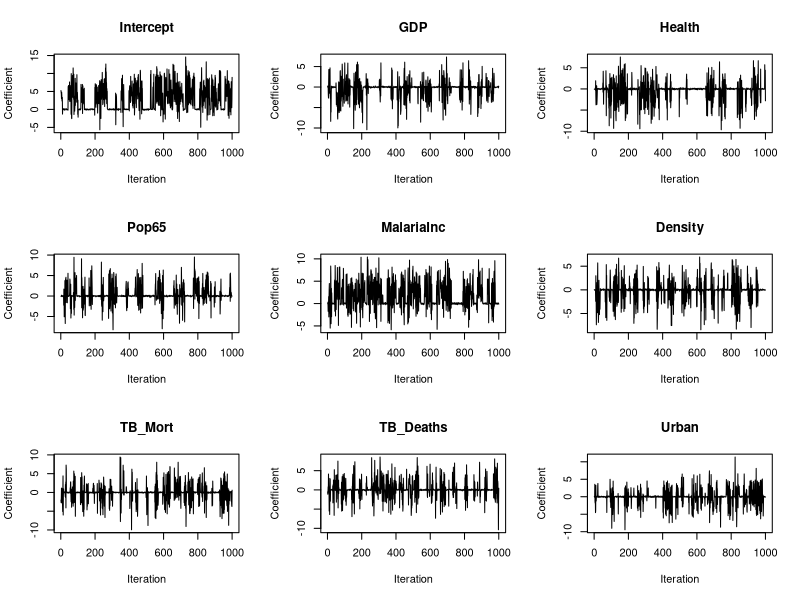
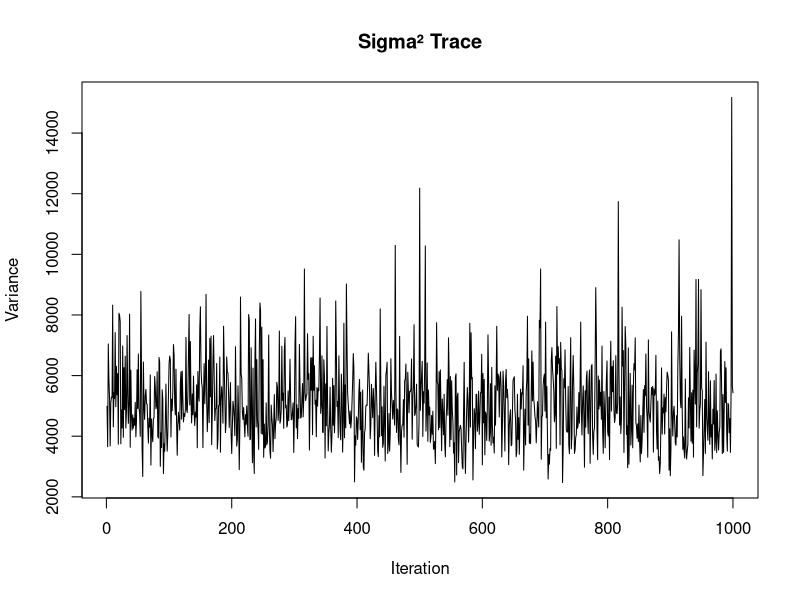
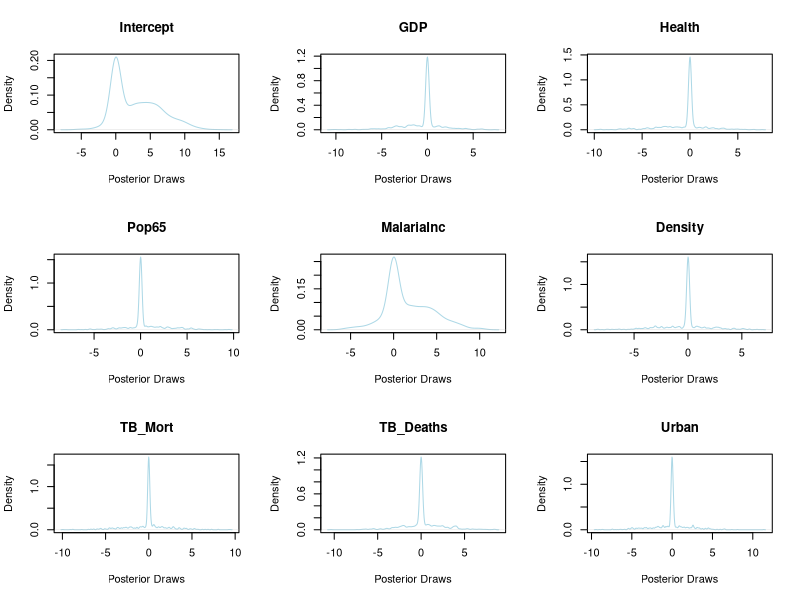
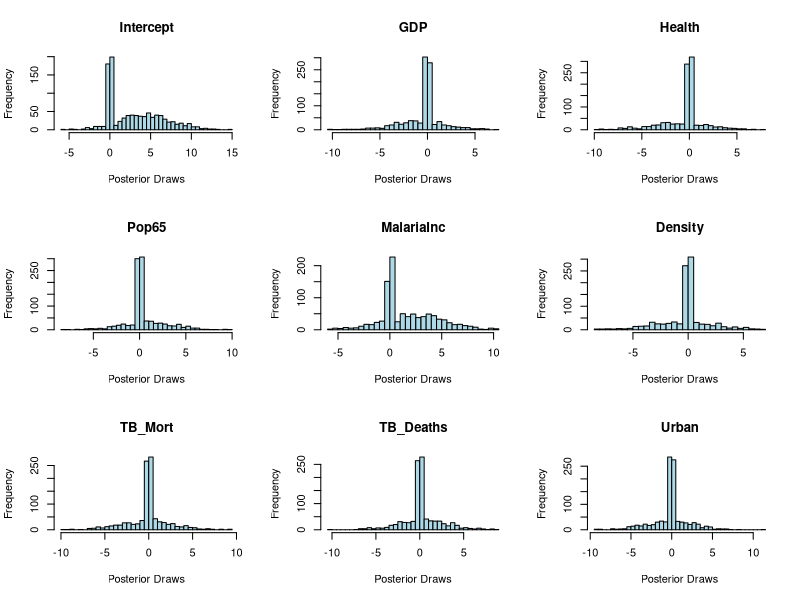
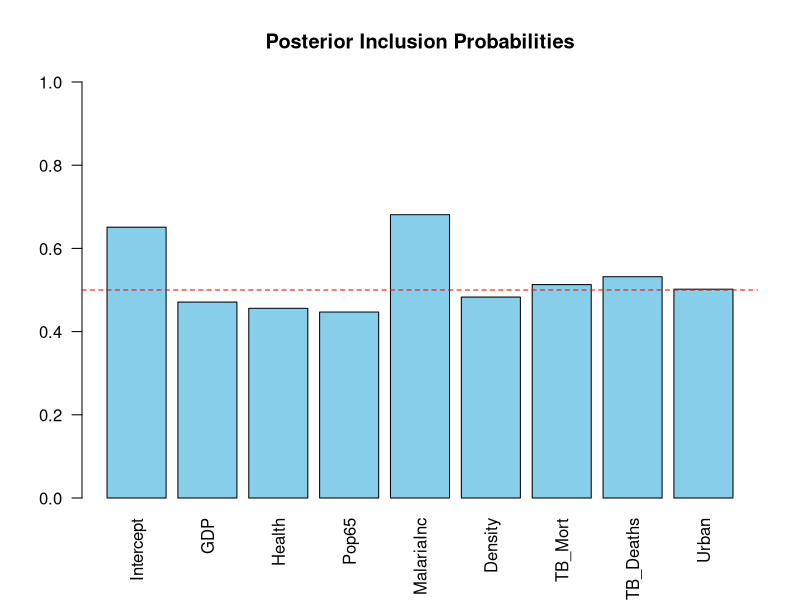

The R script that drew these images, in order:
## ----- 0.  House-keeping -------------------------------------------------
# we simply took those from the original script 
nsave <- 1000
nburn <- 1000
ntot  <- nsave + nburn        # total Gibbs draws

tau0 <- 0.01                  # SSVS hyper-pars
tau1 <- 10
s0   <- 0.01                  # IG(a,b) prior on σ²
S0   <- 0.01

## ---- read and build Y, X ----
dat <- read.csv("data/processed/final_table_avg.csv")

Y <- as.matrix(dat$Estimate.y)       # response: malaria mortality (38 × 1)

X <- cbind(1,                                   # intercept
           scale(dat$GDP.per.capita..PPP..constant.2021.international...),
           scale(dat$Current.health.expenditure.per.capita..PPP..current.international...),
           scale(dat$rate.over65),
           scale(dat$Estimate.x),                # malaria incidence
           scale(dat$Population.density),
           scale(dat$Estimated.mortality.from.all.forms.of.tuberculosis.per.100.000.population),
           scale(dat$Estimated.number.of.deaths.from.all.forms.of.tuberculosis),
           scale(dat$Share.of.population.residing.in.urban.areas..HYDE.estimates.and.UN.projections.))

# scale normalizes all the predictor variables so they have mean 0 and sd 1.
# important: if we want to interpret the results for the prediction later, we need to descale again

# rename columns
colnames(X) <- c("Intercept","GDP","Health","Pop65","MalariaInc",
                 "Density","TB_Mort","TB_Deaths","Urban")

# check for missing values
NA_detect <- function (obj){ 
storeNa <- 0
  for (i in 1:ncol(obj)){
    for (j in 1:nrow(obj)){
      if (is.na(obj[j, i])){
        storeNa <- storeNa + 1
      }
    } 
  }  
  paste("You have currently: ", storeNa, "NAs in your object")
}

NA_detect(X)
#  oh no one missing value detected

# use mean imputation to assure computability

X[is.na(X[, "Health"]), "Health"] <- mean(X[, "Health"], na.rm = TRUE)
NA_detect(X) # looks better

## ---- check for multicolliniarity of the predictors ----

cor_matrix <- cor(X[,-1])  # Exclude the intercept
print(round(cor_matrix, 2))  # Rounded for readability

# nothing over 0.8 looks good


library(car)

# Fit a basic linear model (response can be arbitrary here, e.g., malaria deaths)
y_dummy <- dat$Estimated.number.of.malaria.deaths
lm_model <- lm(y_dummy ~ ., data = as.data.frame(X[,-1]))  # Exclude intercept manually
vif(lm_model) # nothing over 5 looks good

## ---- build actual model ----


N <- nrow(X)            # number of countries
K <- ncol(X)            # number of predictors

# section can stay the same because we use same object names 
A.OLS <- solve(crossprod(X))%*%crossprod(X,Y) # solve creates inverse so we have here (X'X)^-1 (X'Y) = \hat{\beta}. result is Matrix of OLS regression coefficients
SSE <- crossprod(Y-X%*%A.OLS) # analogous (Y-X\beta)'(Y-X\beta)
SIG.OLS <- SSE/(N-K) # estimate of error variance, N number observations,K number predictors

#In the next step, create storage matrices for Gibbs loop and initialize prior
gamma <- matrix(1,K,1) #indicators, start with full model
# we want to start with all predictors included. so we create a Kx1 Matrix filled with 1
sigma2.draw <- as.numeric(SIG.OLS) # converts to numeric if it wasn't already
V.prior <- diag(as.numeric(gamma*tau1+(1-gamma)*tau0)) # picks either tau1 or tau0 as prior variance for the variable


ALPHA.store <- matrix(NA,nsave,K) # creates matrix with NA entries, nsave rows, K columns
SIGMA.store <- matrix(NA,nsave,1) # creates matrix with NA entries, nsave rows, 1 columns
Gamma.store <- matrix(NA,nsave,K) # creates matrix with NA entries, nsave rows, K columns

for (irep in 1:ntot){
  #Draw ALPHA given rest from multivariate normal
  # we need to create the meand and variances to draw from the distribution ntot times
  V.post <- solve(crossprod(X)*1/sigma2.draw+diag(1/diag(V.prior)))
  # constructing posterior variance according to multivariate formula V.post = (1/\sigma^2 * X'X + V^-1.prior)^-1
  A.post <- V.post%*%(crossprod(X,Y)*1/sigma2.draw)
  # computes the posterior mean using the formula
  A.draw <- A.post+t(chol(V.post))%*%rnorm(K)
  # draws sample from multivariate normal distribution
  
  #Draw indicators conditional on ALPHA
  for (jj in 1:K){
    p0 <- dnorm(A.draw[[jj]],0,sqrt(tau0)) # Probability under "exclude" prior
    p1 <- dnorm(A.draw[[jj]],0,sqrt(tau1)) # Probability under "include" prior
    p11 <- p1/(p0+p1) # Posterior inclusion probability
    
    if (p11>runif(1)) gamma[[jj]] <- 1 else gamma[[jj]] <- 0 # Bernoulli draw
  }
  #Construct prior VC matrix conditional on gamma
  V.prior <- diag(as.numeric(gamma*tau1+(1-gamma)*tau0))
  
  #Simulate sigma2 from inverse Gamma
  S.post <- crossprod(Y-X%*%A.draw)/2+S0
  s.post <- S0+N/2
  sigma2.draw <- 1/rgamma(1,s.post,S.post)  
  
  if (irep>nburn){
    ALPHA.store[irep-nburn,] <- A.draw
    SIGMA.store[irep-nburn,] <- sigma2.draw
    Gamma.store[irep-nburn,] <- gamma
  }
  print(irep)
}


#Calculate posterior inclusion probabilities
PIP.mean <- apply(Gamma.store,2,mean)
A.mean <- apply(ALPHA.store,2,mean)
SIG.mean <- apply(SIGMA.store,2,mean)


# ----ideas for description----

par(mfrow=c(3,3))  # arrange plots

for (k in 1:K){
  plot(ALPHA.store[,k], type='l',
       main=colnames(X)[k],
       xlab="Iteration", ylab="Coefficient")
}

par(mfrow=c(1,1))
plot(SIGMA.store, type='l', main="Sigma² Trace", xlab="Iteration", ylab="Variance")


# Combine and display
importance <- data.frame(Variable = colnames(X),
                         PIP = round(PIP.mean, 3),
                         PostMean = round(A.mean, 3))

print(importance[order(-importance$PIP), ])  # Sort by importance


par(mfrow=c(3,3))
for (k in 1:K){
  plot(density(ALPHA.store[,k]), main=colnames(X)[k],
       xlab="Posterior Draws", col="lightblue")
}

for (k in 1:K){
  hist(ALPHA.store[,k], main=colnames(X)[k],
       xlab="Posterior Draws", breaks=30, col="lightblue")
}



summary(ALPHA.store)
summary(SIGMA.store)
summary(Gamma.store)

par(mfrow=c(1,1))
barplot(PIP.mean, names.arg=colnames(X), las=2, col="skyblue",
        main="Posterior Inclusion Probabilities", ylim=c(0,1))
abline(h=0.5, col="red", lty=2)
